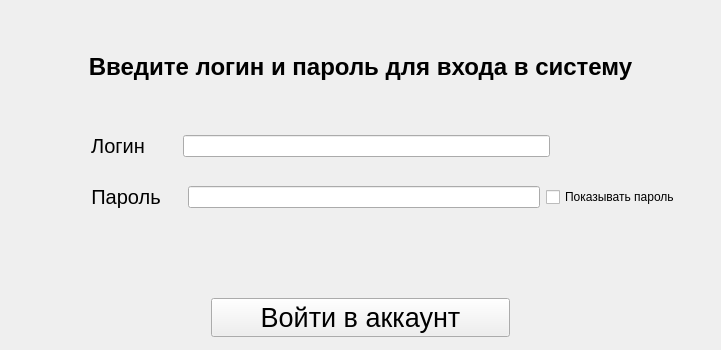
<?xml version="1.0" encoding="UTF-8"?>
<ui version="4.0">
 <class>Form</class>
 <widget class="QWidget" name="Form">
  <property name="geometry">
   <rect>
    <x>0</x>
    <y>0</y>
    <width>720</width>
    <height>350</height>
   </rect>
  </property>
  <property name="windowTitle">
   <string>Авторизация</string>
  </property>
  <layout class="QVBoxLayout" name="verticalLayout_2">
   <item>
    <spacer name="verticalSpacer_4">
     <property name="orientation">
      <enum>Qt::Vertical</enum>
     </property>
     <property name="sizeType">
      <enum>QSizePolicy::Fixed</enum>
     </property>
     <property name="sizeHint" stdset="0">
      <size>
       <width>699</width>
       <height>2</height>
      </size>
     </property>
    </spacer>
   </item>
   <item>
    <layout class="QVBoxLayout" name="verticalLayout">
     <item>
      <spacer name="verticalSpacer">
       <property name="orientation">
        <enum>Qt::Vertical</enum>
       </property>
       <property name="sizeType">
        <enum>QSizePolicy::Ignored</enum>
       </property>
       <property name="sizeHint" stdset="0">
        <size>
         <width>20</width>
         <height>40</height>
        </size>
       </property>
      </spacer>
     </item>
     <item>
      <widget class="QLabel" name="toDo_label">
       <property name="font">
        <font>
         <pointsize>18</pointsize>
         <weight>75</weight>
         <bold>true</bold>
        </font>
       </property>
       <property name="text">
        <string>Введите логин и пароль для входа в систему</string>
       </property>
       <property name="alignment">
        <set>Qt::AlignCenter</set>
       </property>
      </widget>
     </item>
    </layout>
   </item>
   <item>
    <spacer name="horizontalSpacer_7">
     <property name="orientation">
      <enum>Qt::Horizontal</enum>
     </property>
     <property name="sizeHint" stdset="0">
      <size>
       <width>699</width>
       <height>47</height>
      </size>
     </property>
    </spacer>
   </item>
   <item>
    <layout class="QHBoxLayout" name="horizontalLayout">
     <item>
      <spacer name="horizontalSpacer">
       <property name="orientation">
        <enum>Qt::Horizontal</enum>
       </property>
       <property name="sizeType">
        <enum>QSizePolicy::Fixed</enum>
       </property>
       <property name="sizeHint" stdset="0">
        <size>
         <width>80</width>
         <height>20</height>
        </size>
       </property>
      </spacer>
     </item>
     <item>
      <widget class="QLabel" name="login_label">
       <property name="font">
        <font>
         <pointsize>15</pointsize>
        </font>
       </property>
       <property name="text">
        <string>Логин</string>
       </property>
       <property name="alignment">
        <set>Qt::AlignCenter</set>
       </property>
      </widget>
     </item>
     <item>
      <spacer name="horizontalSpacer_8">
       <property name="orientation">
        <enum>Qt::Horizontal</enum>
       </property>
       <property name="sizeType">
        <enum>QSizePolicy::Fixed</enum>
       </property>
       <property name="sizeHint" stdset="0">
        <size>
         <width>32</width>
         <height>20</height>
        </size>
       </property>
      </spacer>
     </item>
     <item>
      <widget class="QLineEdit" name="login_line"/>
     </item>
     <item>
      <spacer name="horizontalSpacer_3">
       <property name="orientation">
        <enum>Qt::Horizontal</enum>
       </property>
       <property name="sizeType">
        <enum>QSizePolicy::Fixed</enum>
       </property>
       <property name="sizeHint" stdset="0">
        <size>
         <width>160</width>
         <height>20</height>
        </size>
       </property>
      </spacer>
     </item>
    </layout>
   </item>
   <item>
    <spacer name="horizontalSpacer_5">
     <property name="orientation">
      <enum>Qt::Horizontal</enum>
     </property>
     <property name="sizeHint" stdset="0">
      <size>
       <width>699</width>
       <height>21</height>
      </size>
     </property>
    </spacer>
   </item>
   <item>
    <layout class="QHBoxLayout" name="horizontalLayout_2">
     <item>
      <spacer name="horizontalSpacer_2">
       <property name="orientation">
        <enum>Qt::Horizontal</enum>
       </property>
       <property name="sizeType">
        <enum>QSizePolicy::Fixed</enum>
       </property>
       <property name="sizeHint" stdset="0">
        <size>
         <width>80</width>
         <height>20</height>
        </size>
       </property>
      </spacer>
     </item>
     <item>
      <widget class="QLabel" name="password_label">
       <property name="font">
        <font>
         <pointsize>15</pointsize>
        </font>
       </property>
       <property name="layoutDirection">
        <enum>Qt::LeftToRight</enum>
       </property>
       <property name="text">
        <string>Пароль</string>
       </property>
       <property name="alignment">
        <set>Qt::AlignCenter</set>
       </property>
      </widget>
     </item>
     <item>
      <spacer name="horizontalSpacer_9">
       <property name="orientation">
        <enum>Qt::Horizontal</enum>
       </property>
       <property name="sizeType">
        <enum>QSizePolicy::Fixed</enum>
       </property>
       <property name="sizeHint" stdset="0">
        <size>
         <width>21</width>
         <height>20</height>
        </size>
       </property>
      </spacer>
     </item>
     <item>
      <widget class="QLineEdit" name="password_line">
       <property name="alignment">
        <set>Qt::AlignLeading|Qt::AlignLeft|Qt::AlignVCenter</set>
       </property>
      </widget>
     </item>
     <item>
      <widget class="QCheckBox" name="show_pass">
       <property name="text">
        <string>Показывать пароль</string>
       </property>
      </widget>
     </item>
     <item>
      <spacer name="horizontalSpacer_4">
       <property name="orientation">
        <enum>Qt::Horizontal</enum>
       </property>
       <property name="sizeType">
        <enum>QSizePolicy::Fixed</enum>
       </property>
       <property name="sizeHint" stdset="0">
        <size>
         <width>30</width>
         <height>20</height>
        </size>
       </property>
      </spacer>
     </item>
    </layout>
   </item>
   <item>
    <spacer name="horizontalSpacer_6">
     <property name="orientation">
      <enum>Qt::Horizontal</enum>
     </property>
     <property name="sizeHint" stdset="0">
      <size>
       <width>699</width>
       <height>21</height>
      </size>
     </property>
    </spacer>
   </item>
   <item>
    <layout class="QVBoxLayout" name="verticalLayout_5">
     <item>
      <widget class="QLabel" name="error_label">
       <property name="font">
        <font>
         <pointsize>16</pointsize>
         <weight>50</weight>
         <bold>false</bold>
        </font>
       </property>
       <property name="text">
        <string/>
       </property>
       <property name="alignment">
        <set>Qt::AlignCenter</set>
       </property>
      </widget>
     </item>
    </layout>
   </item>
   <item>
    <spacer name="verticalSpacer_2">
     <property name="orientation">
      <enum>Qt::Vertical</enum>
     </property>
     <property name="sizeType">
      <enum>QSizePolicy::Fixed</enum>
     </property>
     <property name="sizeHint" stdset="0">
      <size>
       <width>699</width>
       <height>2</height>
      </size>
     </property>
    </spacer>
   </item>
   <item>
    <layout class="QHBoxLayout" name="horizontalLayout_3">
     <item>
      <spacer name="horizontalSpacer_10">
       <property name="orientation">
        <enum>Qt::Horizontal</enum>
       </property>
       <property name="sizeType">
        <enum>QSizePolicy::Fixed</enum>
       </property>
       <property name="sizeHint" stdset="0">
        <size>
         <width>200</width>
         <height>20</height>
        </size>
       </property>
      </spacer>
     </item>
     <item>
      <widget class="QPushButton" name="autorize_btn">
       <property name="font">
        <font>
         <pointsize>20</pointsize>
        </font>
       </property>
       <property name="text">
        <string>Войти в аккаунт</string>
       </property>
      </widget>
     </item>
     <item>
      <spacer name="horizontalSpacer_11">
       <property name="orientation">
        <enum>Qt::Horizontal</enum>
       </property>
       <property name="sizeType">
        <enum>QSizePolicy::Fixed</enum>
       </property>
       <property name="sizeHint" stdset="0">
        <size>
         <width>200</width>
         <height>20</height>
        </size>
       </property>
      </spacer>
     </item>
    </layout>
   </item>
   <item>
    <spacer name="verticalSpacer_3">
     <property name="orientation">
      <enum>Qt::Vertical</enum>
     </property>
     <property name="sizeType">
      <enum>QSizePolicy::Fixed</enum>
     </property>
     <property name="sizeHint" stdset="0">
      <size>
       <width>699</width>
       <height>2</height>
      </size>
     </property>
    </spacer>
   </item>
  </layout>
 </widget>
 <resources/>
 <connections/>
</ui>
